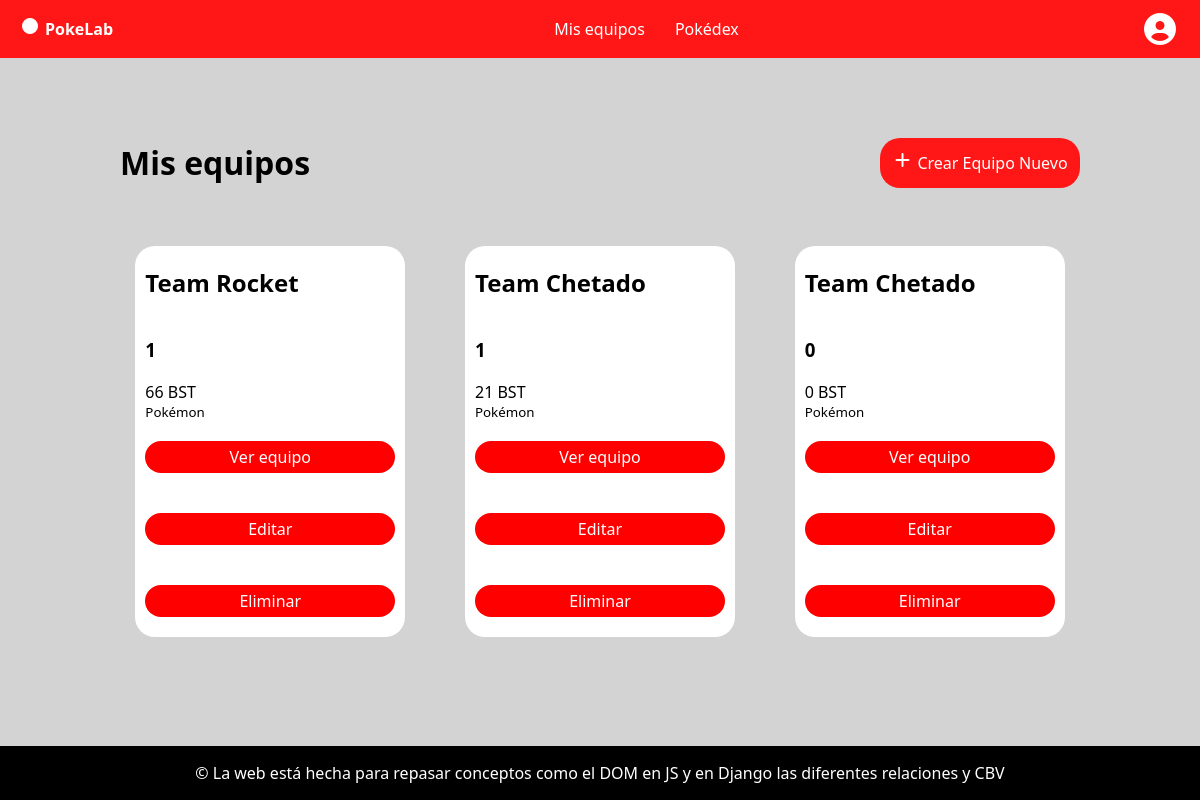
/, run on an earlier commit of the app's database.
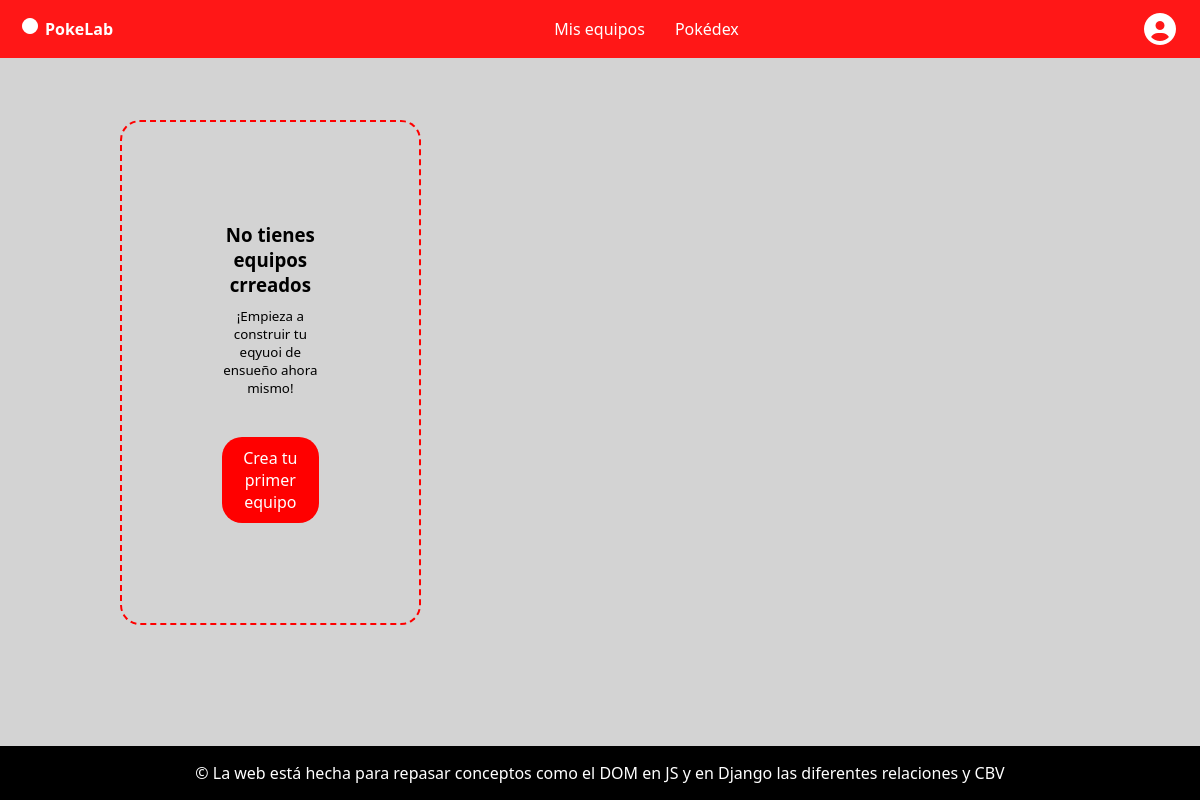
And on a later commit of the database.
### core/models.py (models this page shows, shortened)
class Team(models.Model):
    name = models.CharField(max_length=50)
    description = models.TextField()
    def __str__(self) -> str:
        return f"{self.name}"
    def calculate_bst_total(self):
        total = 0
        for pokemon in self.pokemon_set.all():
            total = pokemon.attack + pokemon.defense
        return total

class Pokemon(models.Model):
    nickname = models.CharField(max_length=50)
    level = models.IntegerField(default=1)
    pokedex_number = models.IntegerField()
    image_url = models.URLField()
    attack = models.IntegerField()
    defense = models.IntegerField()
    team = models.ForeignKey(Team, on_delete=models.SET_NULL, null=True)
    type = models.ManyToManyField(Type)

### core/views.py (the view)
# urls.py: path('', list_teams.as_view(), name='home'),
class list_teams(ListView):
    model = Team
    template_name = 'core/home.html'
    context_object_name = 'teams'
    def get_queryset(self):
        return Team.objects.annotate(num_pokemon = Count('pokemon'))

### core/templates/core/home.html (shortened to what this page needs)
{% extends 'core/base.html' %}
    {% block content %}
    <main>
        {% if teams %}
            <div class="section-tittlecta">
                <h1 class="tittle-section">Mis equipos</h1>
                <a href="{% url 'add_team' %}" class="button-create"><span><i class="fa-solid fa-plus"></i>Crear Equipo Nuevo</span></a>
            </div>
            <section>
                {% for team in teams %}
            <article class="card">
                    <h2>{{team}}</h2>
                    <h1>{{team.num_pokemon}}</h1>
                    <span>{{team.calculate_bst_total}} BST</span>
                    <small>Pokémon</small>
                    <a href="{% url 'detail_team' team.pk %}" class="button-card">Ver equipo</a>
                    <a href="{% url 'update_team' pk=team.pk%}" class="button-card">Editar</a>
                    <a href="{% url 'delete_team' team.pk %}" class="button-card">Eliminar</a>
                </article>
                {% endfor %}
            </section>
        {% else %}
            <section>
                <article class="none-team">
                    <div class="info">
                    <h3>No tienes equipos crreados</h3>
                    <small>¡Empieza a construir tu eqyuoi de ensueño ahora mismo!</small>
                    </div>
                    <a class="button-none-team" href="{% url 'add_team' %}">Crea tu primer equipo</a>
                </article>
            </section>
        {% endif %}
    </main>
    {% endblock %}

### core/templates/core/base.html (shortened to what this page needs)
<!DOCTYPE html>
{% load static %}
<html lang="es">
    <head>
    <link rel="stylesheet" href="{% static 'css/style.css' %}">
    <link rel="stylesheet" href="https://cdnjs.cloudflare.com/ajax/libs/font-awesome/7.0.1/css/all.min.css">
</head>
<body>
     <header>
        <div class="logo">
            <a href="{% url 'home' %}"><span><i class="fa-solid fa-circle"></i>PokeLab</span></a>
        </div>
        <nav>
            <ul>
                <li><a href="#">Mis equipos</a></li>
                <li><a href="#">Pokédex</a></li>
            </ul>
        </nav>
        <div class="profile">
            <i class="fa-solid fa-circle-user"></i>
        </div>
    </header>
    <main>
        {% block content %}{% endblock %}
    </main>
    <footer>
        <p>&copy; La web está hecha para repasar conceptos como el DOM en JS y en Django las diferentes relaciones y CBV</p>
    </footer>
</body>
</html>

### core/static/css/style.css (style rules this page uses)
body { background-color: rgb(211, 211, 211); color: gray; font-family: system-ui, -apple-system, BlinkMacSystemFont, 'Segoe UI', Roboto, Oxygen, Ubuntu, Cantarell, 'Open Sans', 'Helvetica Neue', sans-serif; margin: 0; padding: 0; box-sizing: border-box; }
header { background-color: rgb(255, 23, 23); padding: 2px 20px; display: flex; justify-content: space-between; align-items: center; position: fixed; top: 0; left: 0; right: 0;; }
.logo span { font-weight: bold; color: white; display: flex; gap: 5px; }
ul { list-style: none; display: flex; color: white; gap: 30px; }
a { text-decoration: none; color: white; }
.fa-circle-user { color: white; font-size: xx-large; }
main { padding: 50px; color: black; }
section:first-of-type { display: grid; justify-items: center; grid-template-columns: repeat(3, 1fr); padding: 20px; gap: 29px; }
.none-team { border: 2px solid rgb(255, 0, 0); border-style: dashed; padding: 100px; display: flex; justify-content: center; align-items: center; flex-direction: column; gap: 40px; border-radius: 20px; }
.info h3 { margin: 0; }
.info { display: flex; gap: 10px; flex-direction: column; justify-content: center; align-items: center; text-align: center; }
.none-team a { background-color: red; padding: 10px 20px; border-radius: 20px; text-align: center; }
footer { position: fixed; bottom: 0; width: 100%; background-color: black; color: white; text-align: center; }

What changed in the data, as far as the page shows it:
removed Team: name "Team Rocket", num_pokemon "1", calculate_bst_total "66"
removed Team: name "Team Chetado", num_pokemon "1", calculate_bst_total "21"
removed Team: name "Team Chetado", num_pokemon "0", calculate_bst_total "0"
Also different on the page:
text no longer shown: "Mis equipos Crear Equipo Nuevo"
text now shown: "No tienes equipos crreados ¡Empieza a construir tu eqyuoi de ensueño ahora mismo! Crea tu primer equipo"
